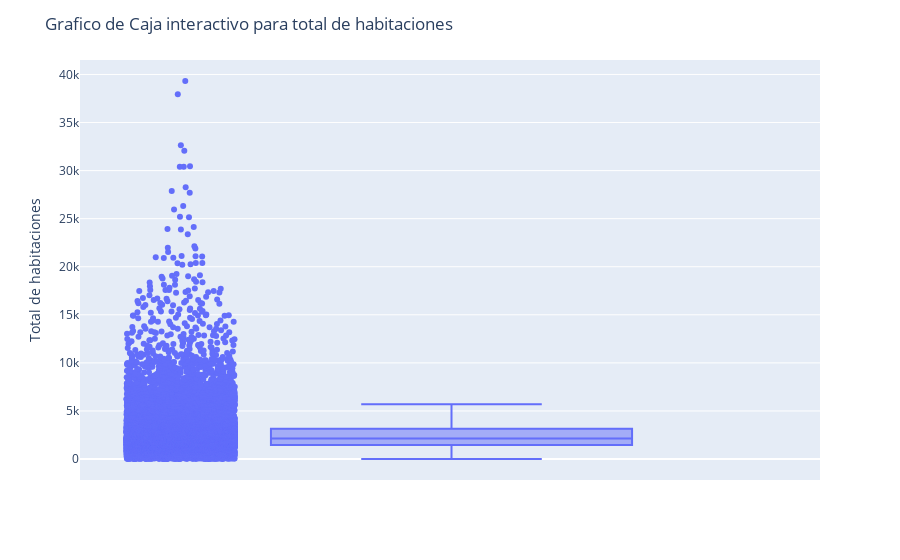

Notebook code cell kept with this figure:
### Markdown cell above
Analizar grafico de caja (boxplot) usando ploty

### Code cell
import plotly.express as px

fig= px.box(data,y="total_rooms",points="all")

fig.update_layout(title="Grafico de Caja interactivo para total de habitaciones",
                 yaxis_title="Total de habitaciones")

fig.show()

### Figure 1 — Plotly figure (JSON) as saved in the notebook; plotly's stock layout.template omitted (floating-point values rounded to 4 significant figures; data arrays with more than 128 entries replaced by an {"elided": "..."} marker saying what was removed)
{"data": [{"alignmentgroup": "True", "boxpoints": "all", "hovertemplate": "total_rooms=%{y}<extra></extra>", "legendgroup": "", "marker": {"color": "#636efa"}, "name": "", "notched": false, "offsetgroup": "", "orientation": "v", "showlegend": false, "type": "box", "x0": " ", "xaxis": "x", "y": {"elided": "20640 int values"}, "y0": " ", "yaxis": "y"}], "layout": {"boxmode": "group", "legend": {"tracegroupgap": 0}, "margin": {"t": 60}, "title": {"text": "Grafico de Caja interactivo para total de habitaciones"}, "xaxis": {"anchor": "y", "domain": [0, 1]}, "yaxis": {"anchor": "x", "domain": [0, 1], "title": {"text": "Total de habitaciones"}}}}
